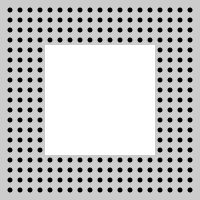
Frame 1 (no input)
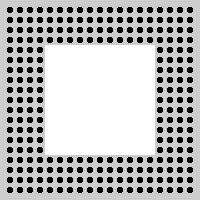
Frame 60 (the mouse pressed at the canvas centre just before this capture)
Frame 120 (the mouse held since frame 60 and released just before this capture): identical to frame 60, image omitted

The Processing sketch that drew these frames (run headless with seeded random() and noise(); from frame 60 on, the mouse is pressed at the canvas centre):

// Processing sketch: processing_15113
// ── processing_15113.pde

void setup(){
  size(200,200);
}

void draw(){
  for(int a=10; a<200; a=a+10){
    for(int b=10; b<200; b=b+10){
      fill(0);
      noStroke();
     ellipse(a,b,5,5);
     fill(255);
     rect(45,45,110,110);
    }
  }
}
